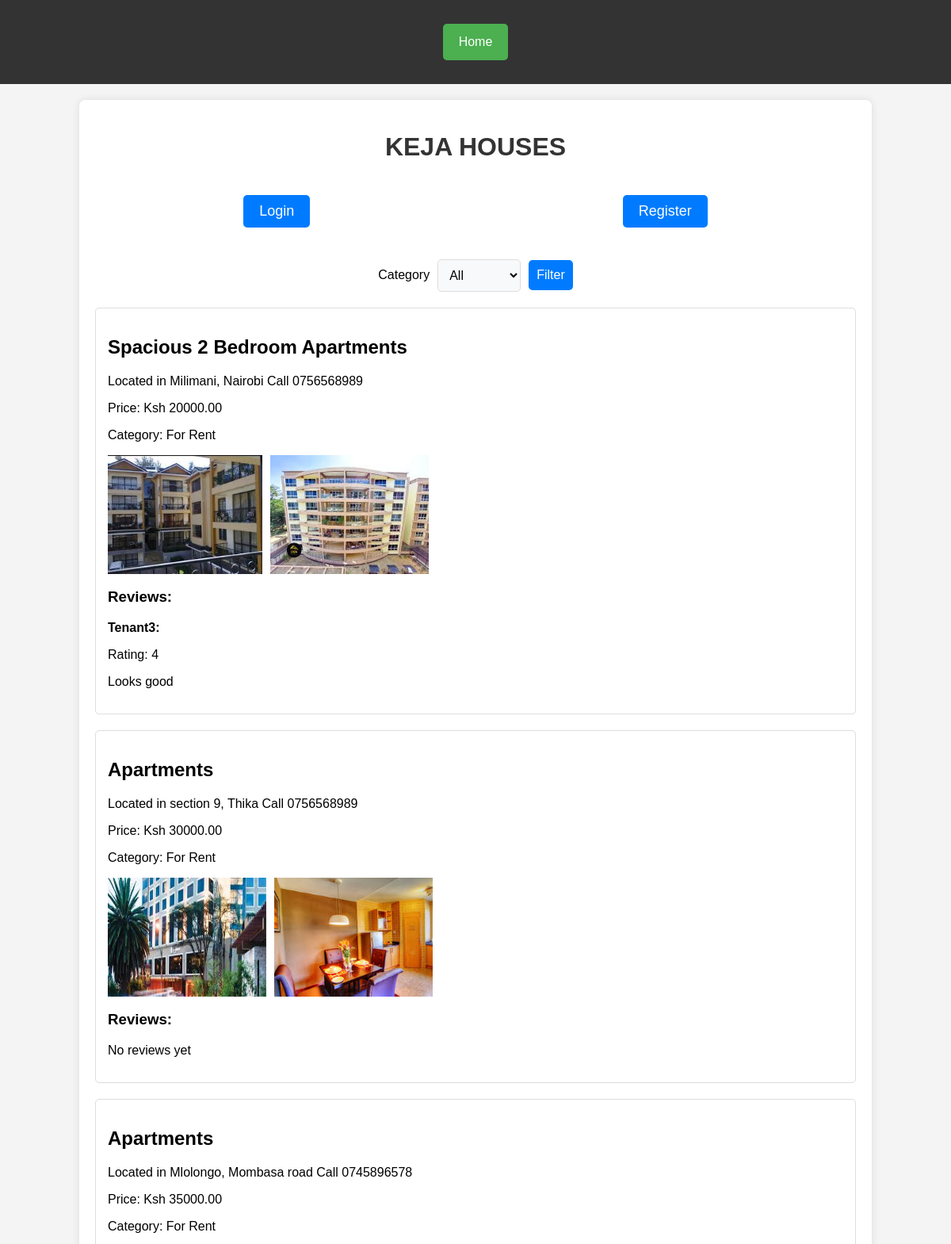
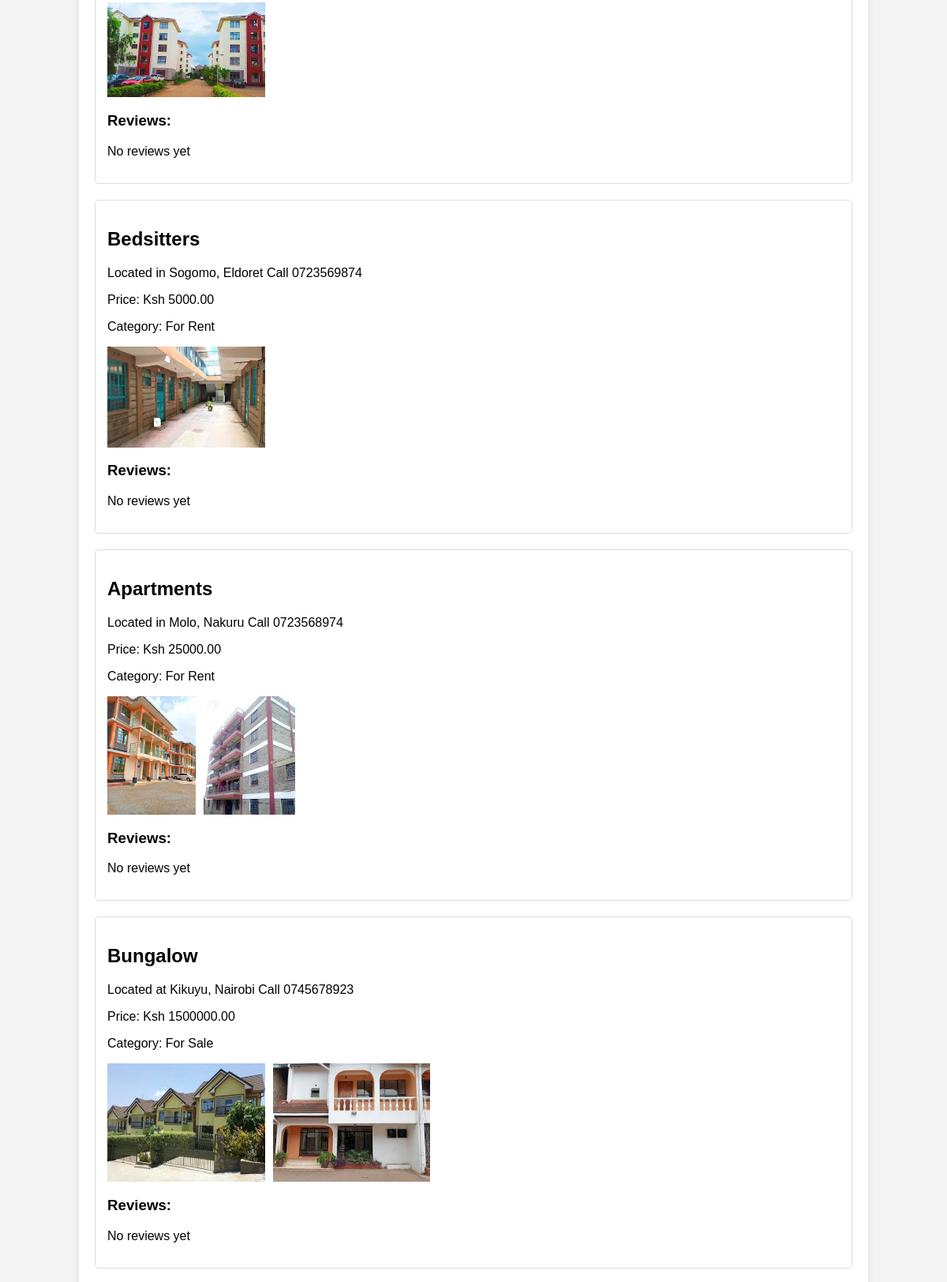
The page / (upper part) on the database its author committed (2 pictures, top to bottom).
### listings/models.py (models this page shows, shortened)
class Product(models.Model):
    CATEGORY_CHOICES = [
        ('all', 'All'),
        ('for_rent', 'For Rent'),
        ('for_sale', 'For Sale'),
    ]
    owner = models.ForeignKey(User, on_delete=models.CASCADE, related_name='products')
    name = models.CharField(max_length=100, default='Default Product Name')
    price = models.DecimalField(max_digits=10, decimal_places=2, default=0.00)
    image = models.ImageField(upload_to='product_images/', blank=True, null=True)
    video = models.FileField(upload_to='product_videos/', blank=True, null=True)
    title = models.CharField(max_length=255)
    description = models.TextField()
    created_at = models.DateTimeField(auto_now_add=True)
    category = models.CharField(max_length=50, choices=CATEGORY_CHOICES, default='all')

class ProductImage(models.Model):
    product = models.ForeignKey(Product, related_name='images', on_delete=models.CASCADE)
    image = models.ImageField(upload_to='product_images/')

class Review(models.Model):
    product = models.ForeignKey(Product, on_delete=models.CASCADE, related_name='reviews')
    user = models.ForeignKey(User, on_delete=models.CASCADE)
    rating = models.PositiveIntegerField(choices=[(i, str(i)) for i in range(1, 6)], default=0)
    comment = models.TextField()

### listings/views.py (the view)
# urls.py: path('', views.home, name='home'),
def home(request):
    category = request.GET.get('category')
    if category:
        products = Product.objects.filter(category=category)
    else:
        products = Product.objects.all()
    return render(request, 'home.html', {'products': products})

### listings/templates/home.html (shortened to what this page needs)
<!DOCTYPE html>
<html lang="en">
<head>
</head>
<body>
{% extends 'base.html' %}
{% block content %}
    <h1>KEJA HOUSES</h1>
    {% if user.is_authenticated %}
        <p>Welcome, {{ user.username }}!</p>
        <div class="button-container">
            <a href="{% url 'list_product' %}" class="top-right-button">List Product</a>
            <a href="{% url 'product_list' %}" class="view-products-button">View Houses</a>
            <a href="{% url 'profile' %}" class="profile-button">My Profile</a>
            <form method="post" action="{% url 'logout' %}">
                {% csrf_token %}
                <button type="submit" class="center-button">Logout</button>
            </form>
        </div>
    {% else %}
        <div class="button-container">
        <a href="{% url 'login' %}" class="center-button">Login</a>
        <a href="{% url 'register' %}" class="center-button">Register</a>
        </div>
    {% endif %}
    <form method="get" action="">
        <label for="category">Category</label>
        <select name="category" id="category">
            <option value="">All</option>
        </select>
        <button type="submit">Filter</button>
    </form>
    {% include '_product_list.html' %}
{% endblock %}

### listings/templates/_product_list.html (shortened to what this page needs)
<!DOCTYPE html>
<html lang="en">
<head>
</head>
<body>
<ul class="product-list">
    {% for product in products %}
        <li>
            <h2>{{ product.name }}</h2>
            <p>{{ product.description }}</p>
            <p>Price: Ksh {{ product.price }}</p>
            <p>Category: {{ product.get_category_display }}</p>
            <div class="media-container">
                {% for image in product.images.all %}
                    <img src="{{ image.image.url }}" alt="{{ product.name }}" class="media-item">
                {% endfor %}
            </div>
            <h3>Reviews:</h3>
            {% for review in product.reviews.all %}
                <div>
                    <strong>{{ review.user.username }}:</strong>
                    <p>Rating: {{ review.rating }}</p>
                    <p>{{ review.comment }}</p>
                </div>
            {% empty %}
                <p>No reviews yet</p>
            {% endfor %}
        </li>
    {% endfor %}
</ul>
</body>
</html>

### listings/templates/home.html (style rules this page uses)
.center-button { display: block; margin: 20px auto; padding: 10px 20px; font-size: 18px; color: white; background-color: #007bff; border: none; border-radius: 5px; text-align: center; text-decoration: none; }
.button-container { display: flex; justify-content: center; gap: 20px; margin-bottom: 20px; }
.product-list li { border: 1px solid #ddd; margin-bottom: 20px; padding: 15px; border-radius: 5px; }
form { display: flex; justify-content: center; align-items: center; gap: 10px; margin-bottom: 20px; }
select, button[type="submit"] { padding: 10px; font-size: 16px; border-radius: 5px; border: 1px solid #ddd; }
select { background-color: #f8f9fa; }
button[type="submit"] { background-color: #007bff; color: white; border: none; }

### listings/templates/base.html (style rules this page uses)
body { font-family: Arial, sans-serif; background-color: #f4f4f4; margin: 0; padding: 0; display: flex; flex-direction: column; align-items: center; }
.center-button { display: block; margin: 20px auto; padding: 10px 20px; font-size: 18px; color: white; background-color: #007bff; border: none; border-radius: 5px; text-align: center; text-decoration: none; }
.button-container { display: flex; justify-content: center; gap: 20px; margin-bottom: 20px; }
h1 { text-align: center; color: #333; }

### listings/templates/_product_list.html (style rules this page uses)
.product-list { list-style-type: none; padding: 0; }
.product-list li { border: 1px solid #ddd; margin-bottom: 20px; padding: 15px; border-radius: 5px; }
.media-container { display: flex; flex-wrap: wrap; gap: 10px; margin-bottom: 10px; }
.media-item { max-width: 200px; max-height: 150px; }

### rows shown on the page
Product: name "Spacious 2 Bedroom Apartments", description "Located in Milimani, Nairobi Call 0756568989", price "20000.00", category "For Rent"
ProductImage: image (picture)
ProductImage: image (picture)
Review: user.username "Tenant3", rating "4", comment "Looks good"
Product: name "Apartments", description "Located in section 9, Thika Call 0756568989", price "30000.00", category "For Rent"
ProductImage: image (picture)
ProductImage: image (picture)
Product: name "Apartments", description "Located in Mlolongo, Mombasa road Call 0745896578", price "35000.00", category "For Rent"
ProductImage: image (picture)
Product: name "Bedsitters", description "Located in Sogomo, Eldoret Call 0723569874", price "5000.00", category "For Rent"
ProductImage: image (picture)
Product: name "Apartments", description "Located in Molo, Nakuru Call 0723568974", price "25000.00", category "For Rent"
ProductImage: image (picture)
ProductImage: image (picture)
Product: name "Bungalow", description "Located at Kikuyu, Nairobi Call 0745678923", price "1500000.00", category "For Sale"
ProductImage: image (picture)
ProductImage: image (picture)
